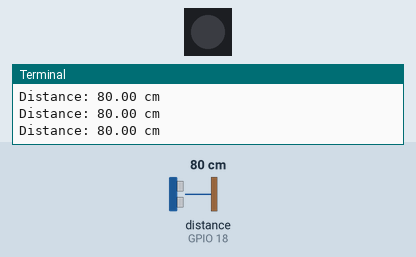
This program was run on a simulated Raspberry Pi (BCM pin numbers). Parts: 1 RGB LEDs in strip order, left to right, the last lines printed to the terminal. The inputs (shaded band) are chosen by the test bench; at power-on: distance to the obstacle (sensor on GPIO 18) 80 cm. The echo pulse lasts 58.3 µs per cm.

Above: at 1.2 s.
1.3 s: distance to the obstacle (sensor on GPIO 18) set to 2 cm
At 2.4 s:
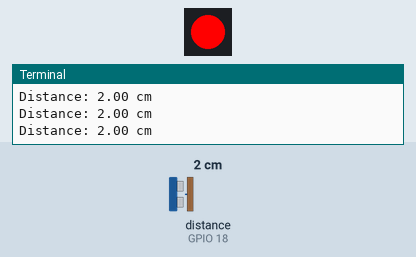
3.0 s: distance to the obstacle (sensor on GPIO 18) set to 35 cm
At 4.2 s:
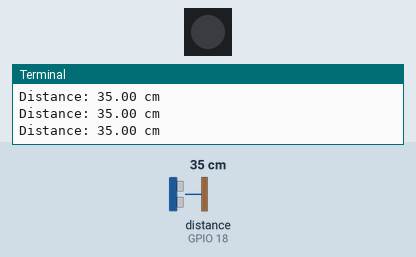
4.7 s: distance to the obstacle (sensor on GPIO 18) set to 4 cm
At 5.7 s:
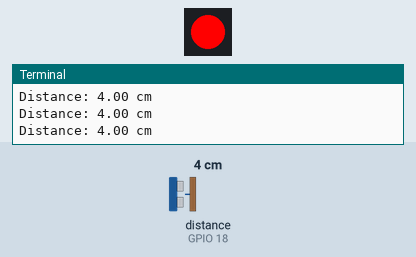
Timing chart, 0 to 7.7 s (numbered marks = the images above; inputs shaded):
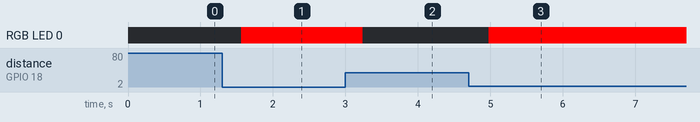

Measured:
- after the input at 1.3 s, RGB LED 0: off → RGB(255, 0, 0) after 0.26 s
- after the input at 3.0 s, RGB LED 0: RGB(255, 0, 0) → off after 0.24 s
- after the input at 4.7 s, RGB LED 0: off → RGB(255, 0, 0) after 0.28 s

The program:

ultrasonic_sensor_SRF05.py
```python
from gpiozero import DistanceSensor, RGBLED
from time import sleep

# Setup
# echo first, then trigger
sensor = DistanceSensor(echo=18, trigger=23, threshold_distance=0.2)
led = RGBLED(red=16, green=20, blue=21, initial_value=(0,0,0), pwm=True, active_high=False)

def led_on():
    led.color = (1,0,0)

def led_off():
    led.color = (0,0,0)

sensor.when_in_range = led_on
sensor.when_out_of_range = led_off

try:
    while True:
        distance_m = sensor.distance  # distance in meters
        distance_cm = distance_m * 100
        print(f"Distance: {distance_cm:.2f} cm")
        sleep(0.05)


except KeyboardInterrupt:
    print("Measurement stopped by User")
```
